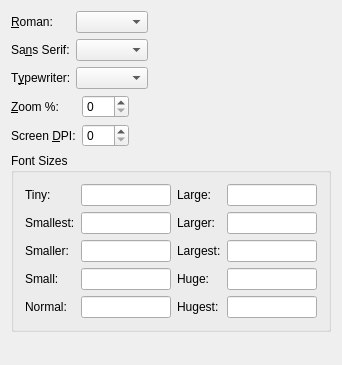
<ui version="4.0" >
 <author></author>
 <comment></comment>
 <exportmacro></exportmacro>
 <class>QPrefScreenFontsUi</class>
 <widget class="QWidget" name="QPrefScreenFontsUi" >
  <property name="geometry" >
   <rect>
    <x>0</x>
    <y>0</y>
    <width>342</width>
    <height>365</height>
   </rect>
  </property>
  <property name="windowTitle" >
   <string/>
  </property>
  <layout class="QVBoxLayout" >
   <property name="margin" >
    <number>11</number>
   </property>
   <property name="spacing" >
    <number>6</number>
   </property>
   <item>
    <layout class="QHBoxLayout" >
     <property name="margin" >
      <number>0</number>
     </property>
     <property name="spacing" >
      <number>6</number>
     </property>
     <item>
      <layout class="QGridLayout" >
       <property name="margin" >
        <number>0</number>
       </property>
       <property name="spacing" >
        <number>6</number>
       </property>
       <item row="1" column="1" >
        <widget class="QComboBox" name="screenSansCO" >
         <property name="duplicatesEnabled" >
          <bool>false</bool>
         </property>
        </widget>
       </item>
       <item row="1" column="2" >
        <widget class="QFontExample" name="screenSansFE" >
         <property name="sizePolicy" >
          <sizepolicy>
           <hsizetype>3</hsizetype>
           <vsizetype>5</vsizetype>
           <horstretch>0</horstretch>
           <verstretch>0</verstretch>
          </sizepolicy>
         </property>
         <property name="minimumSize" >
          <size>
           <width>60</width>
           <height>0</height>
          </size>
         </property>
        </widget>
       </item>
       <item row="1" column="0" >
        <widget class="QLabel" name="screenSansLA" >
         <property name="text" >
          <string>Sa&amp;ns Serif:</string>
         </property>
         <property name="buddy" >
          <cstring>screenSansCO</cstring>
         </property>
        </widget>
       </item>
       <item row="0" column="2" >
        <widget class="QFontExample" name="screenRomanFE" >
         <property name="sizePolicy" >
          <sizepolicy>
           <hsizetype>3</hsizetype>
           <vsizetype>5</vsizetype>
           <horstretch>0</horstretch>
           <verstretch>0</verstretch>
          </sizepolicy>
         </property>
         <property name="minimumSize" >
          <size>
           <width>60</width>
           <height>0</height>
          </size>
         </property>
        </widget>
       </item>
       <item row="0" column="1" >
        <widget class="QComboBox" name="screenRomanCO" >
         <property name="duplicatesEnabled" >
          <bool>false</bool>
         </property>
        </widget>
       </item>
       <item row="2" column="0" >
        <widget class="QLabel" name="screenTypewriterLA" >
         <property name="text" >
          <string>T&amp;ypewriter:</string>
         </property>
         <property name="buddy" >
          <cstring>screenTypewriterCO</cstring>
         </property>
        </widget>
       </item>
       <item row="0" column="0" >
        <widget class="QLabel" name="screenRomanLA" >
         <property name="text" >
          <string>&amp;Roman:</string>
         </property>
         <property name="buddy" >
          <cstring>screenRomanCO</cstring>
         </property>
        </widget>
       </item>
       <item row="2" column="2" >
        <widget class="QFontExample" name="screenTypewriterFE" >
         <property name="sizePolicy" >
          <sizepolicy>
           <hsizetype>3</hsizetype>
           <vsizetype>5</vsizetype>
           <horstretch>0</horstretch>
           <verstretch>0</verstretch>
          </sizepolicy>
         </property>
        </widget>
       </item>
       <item row="2" column="1" >
        <widget class="QComboBox" name="screenTypewriterCO" >
         <property name="duplicatesEnabled" >
          <bool>false</bool>
         </property>
        </widget>
       </item>
      </layout>
     </item>
    </layout>
   </item>
   <item>
    <layout class="QHBoxLayout" >
     <property name="margin" >
      <number>0</number>
     </property>
     <property name="spacing" >
      <number>6</number>
     </property>
     <item>
      <layout class="QGridLayout" >
       <property name="margin" >
        <number>0</number>
       </property>
       <property name="spacing" >
        <number>6</number>
       </property>
       <item row="1" column="0" >
        <widget class="QLabel" name="scrrenDpiLA" >
         <property name="text" >
          <string>Screen &amp;DPI:</string>
         </property>
         <property name="buddy" >
          <cstring>screenDpiSB</cstring>
         </property>
        </widget>
       </item>
       <item row="1" column="1" >
        <widget class="QSpinBox" name="screenDpiSB" >
         <property name="maximum" >
          <number>999</number>
         </property>
        </widget>
       </item>
       <item row="0" column="0" >
        <widget class="QLabel" name="screenZoomLA" >
         <property name="text" >
          <string>&amp;Zoom %:</string>
         </property>
         <property name="buddy" >
          <cstring>screenZoomSB</cstring>
         </property>
        </widget>
       </item>
       <item row="0" column="1" >
        <widget class="QSpinBox" name="screenZoomSB" >
         <property name="maximum" >
          <number>999</number>
         </property>
        </widget>
       </item>
      </layout>
     </item>
     <item>
      <spacer>
       <property name="orientation" >
        <enum>Qt::Horizontal</enum>
       </property>
       <property name="sizeType" >
        <enum>QSizePolicy::Expanding</enum>
       </property>
       <property name="sizeHint" >
        <size>
         <width>20</width>
         <height>20</height>
        </size>
       </property>
      </spacer>
     </item>
    </layout>
   </item>
   <item>
    <widget class="QGroupBox" name="GroupBox3" >
     <property name="title" >
      <string>Font Sizes</string>
     </property>
     <layout class="QGridLayout" >
      <property name="margin" >
       <number>11</number>
      </property>
      <property name="spacing" >
       <number>6</number>
      </property>
      <item row="0" column="1" >
       <widget class="QLineEdit" name="screenTinyED" />
      </item>
      <item row="4" column="3" >
       <widget class="QLineEdit" name="screenHugerED" />
      </item>
      <item row="1" column="1" >
       <widget class="QLineEdit" name="screenSmallestED" />
      </item>
      <item row="2" column="1" >
       <widget class="QLineEdit" name="screenSmallerED" />
      </item>
      <item row="3" column="1" >
       <widget class="QLineEdit" name="screenSmallED" />
      </item>
      <item row="4" column="1" >
       <widget class="QLineEdit" name="screenNormalED" />
      </item>
      <item row="0" column="3" >
       <widget class="QLineEdit" name="screenLargeED" />
      </item>
      <item row="1" column="3" >
       <widget class="QLineEdit" name="screenLargerED" />
      </item>
      <item row="2" column="3" >
       <widget class="QLineEdit" name="screenLargestED" />
      </item>
      <item row="1" column="2" >
       <widget class="QLabel" name="screenLargerLA" >
        <property name="text" >
         <string>Larger:</string>
        </property>
        <property name="buddy" >
         <cstring>screenLargerED</cstring>
        </property>
       </widget>
      </item>
      <item row="2" column="2" >
       <widget class="QLabel" name="screenLargestLA" >
        <property name="text" >
         <string>Largest:</string>
        </property>
        <property name="buddy" >
         <cstring>screenLargestED</cstring>
        </property>
       </widget>
      </item>
      <item row="3" column="3" >
       <widget class="QLineEdit" name="screenHugeED" />
      </item>
      <item row="3" column="2" >
       <widget class="QLabel" name="screenHugeLA" >
        <property name="text" >
         <string>Huge:</string>
        </property>
        <property name="buddy" >
         <cstring>screenHugeED</cstring>
        </property>
       </widget>
      </item>
      <item row="4" column="2" >
       <widget class="QLabel" name="screenHugestLA" >
        <property name="text" >
         <string>Hugest:</string>
        </property>
        <property name="buddy" >
         <cstring>screenHugestED</cstring>
        </property>
       </widget>
      </item>
      <item row="1" column="0" >
       <widget class="QLabel" name="screenSmallestLA" >
        <property name="text" >
         <string>Smallest:</string>
        </property>
        <property name="buddy" >
         <cstring>screenSmallestED</cstring>
        </property>
       </widget>
      </item>
      <item row="2" column="0" >
       <widget class="QLabel" name="screenSmallerLA" >
        <property name="text" >
         <string>Smaller:</string>
        </property>
        <property name="buddy" >
         <cstring>screenSmallerED</cstring>
        </property>
       </widget>
      </item>
      <item row="3" column="0" >
       <widget class="QLabel" name="screenSmallLA" >
        <property name="text" >
         <string>Small:</string>
        </property>
        <property name="buddy" >
         <cstring>screenSmallED</cstring>
        </property>
       </widget>
      </item>
      <item row="4" column="0" >
       <widget class="QLabel" name="screenNormalLA" >
        <property name="text" >
         <string>Normal:</string>
        </property>
        <property name="buddy" >
         <cstring>screenNormalED</cstring>
        </property>
       </widget>
      </item>
      <item row="0" column="0" >
       <widget class="QLabel" name="screenTinyLA" >
        <property name="text" >
         <string>Tiny:</string>
        </property>
        <property name="buddy" >
         <cstring>screenTinyED</cstring>
        </property>
       </widget>
      </item>
      <item row="0" column="2" >
       <widget class="QLabel" name="screenLargeLA" >
        <property name="text" >
         <string>Large:</string>
        </property>
        <property name="buddy" >
         <cstring>screenLargeED</cstring>
        </property>
       </widget>
      </item>
     </layout>
    </widget>
   </item>
   <item>
    <spacer>
     <property name="orientation" >
      <enum>Qt::Vertical</enum>
     </property>
     <property name="sizeType" >
      <enum>QSizePolicy::Expanding</enum>
     </property>
     <property name="sizeHint" >
      <size>
       <width>20</width>
       <height>20</height>
      </size>
     </property>
    </spacer>
   </item>
  </layout>
 </widget>
 <pixmapfunction></pixmapfunction>
 <customwidgets>
  <customwidget>
   <class>QFontExample</class>
   <extends>QWidget</extends>
   <header>qfontexample.h</header>
   <container>0</container>
   <pixmap></pixmap>
  </customwidget>
 </customwidgets>
 <tabstops>
  <tabstop>screenRomanCO</tabstop>
  <tabstop>screenSansCO</tabstop>
  <tabstop>screenTypewriterCO</tabstop>
  <tabstop>screenZoomSB</tabstop>
  <tabstop>screenDpiSB</tabstop>
  <tabstop>screenTinyED</tabstop>
  <tabstop>screenSmallestED</tabstop>
  <tabstop>screenSmallerED</tabstop>
  <tabstop>screenSmallED</tabstop>
  <tabstop>screenNormalED</tabstop>
  <tabstop>screenLargeED</tabstop>
  <tabstop>screenLargerED</tabstop>
  <tabstop>screenLargestED</tabstop>
  <tabstop>screenHugeED</tabstop>
  <tabstop>screenHugerED</tabstop>
 </tabstops>
 <resources/>
 <connections/>
</ui>
